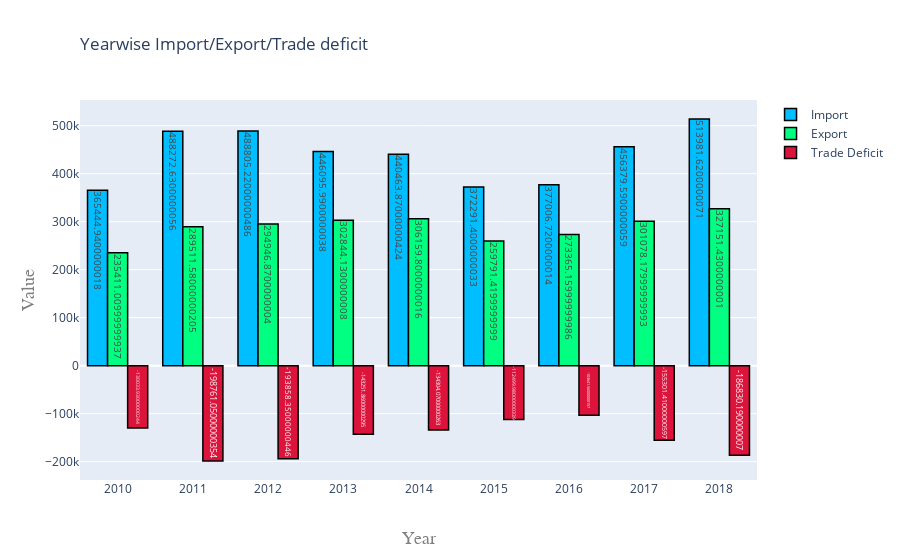

Notebook code for this chart:
### Code cell
# trace1: import
trace1 = go.Bar(
    x = data_import_pa.index,
    y = data_import_pa.value,
    name = "Import",
    marker = dict(  color = 'rgba(0,190, 255, 1)',
                    line = dict(color='rgb(0,0,0)',
                                width = 1.5)
                 ),
    
    text = data_import_pa.value
    
)

# trace2: export
trace2 = go.Bar(
    x = data_export_pa.index,
    y = data_export_pa.value,
    name = "Export",
    marker = dict(  color = 'rgba(1,255, 130, 1)',
                    line = dict(color='rgb(0,0,0)',
                                width = 1.5)
                 ),
    
    text = data_export_pa.value
    
)

#trace3: Trade deficit
trace3 = go.Bar(
    x = data_import_pa.index,
    y = data_import_pa.deficit,
    name = "Trade Deficit",
    marker = dict(  color = 'rgba(220,20, 60, 1)',
                    line = dict(color='rgb(0,0,0)',
                                width = 1.5)
                 ),
    
    text = data_import_pa.deficit
    
)

data = [trace1, trace2, trace3]
layout = go.Layout(barmode='group')
fig = go.Figure(data = data, layout = layout)
fig.update_layout(
    
    title=go.layout.Title(
        text='Yearwise Import/Export/Trade deficit',
        xref='paper',
        x=0
    ),
    
    xaxis = go.layout.XAxis(
        title=go.layout.xaxis.Title(
            text='Year',
            font = dict(
                    family="Courier New, monospace",
                    size=18,
                    color='#7f7f7f'
            )
        )
    ),
    
    yaxis = go.layout.YAxis(
        title=go.layout.yaxis.Title(
            text='Value',
            font = dict(
                family="Courier New, monospace",
                size=18,
                color='#7f7f7f'
            )
        )
    )
    
)


fig.show()

### Figure 1 — Plotly figure (JSON) as saved in the notebook; plotly's stock layout.template omitted (floating-point values rounded to 4 significant figures)
{"data": [{"marker": {"color": "rgba(0,190, 255, 1)", "line": {"color": "rgb(0,0,0)", "width": 1.5}}, "name": "Import", "text": [365400.0, 488300.0, 488800.0, 446100.0, 440500.0, 372300.0, 377000.0, 456400.0, 514000.0], "type": "bar", "x": [2010, 2011, 2012, 2013, 2014, 2015, 2016, 2017, 2018], "y": [365400.0, 488300.0, 488800.0, 446100.0, 440500.0, 372300.0, 377000.0, 456400.0, 514000.0]}, {"marker": {"color": "rgba(1,255, 130, 1)", "line": {"color": "rgb(0,0,0)", "width": 1.5}}, "name": "Export", "text": [235400.0, 289500.0, 294900.0, 302800.0, 306200.0, 259800.0, 273400.0, 301100.0, 327200.0], "type": "bar", "x": [2010, 2011, 2012, 2013, 2014, 2015, 2016, 2017, 2018], "y": [235400.0, 289500.0, 294900.0, 302800.0, 306200.0, 259800.0, 273400.0, 301100.0, 327200.0]}, {"marker": {"color": "rgba(220,20, 60, 1)", "line": {"color": "rgb(0,0,0)", "width": 1.5}}, "name": "Trade Deficit", "text": [-130000.0, -198800.0, -193900.0, -143300.0, -134300.0, -112500.0, -103600.0, -155300.0, -186800.0], "type": "bar", "x": [2010, 2011, 2012, 2013, 2014, 2015, 2016, 2017, 2018], "y": [-130000.0, -198800.0, -193900.0, -143300.0, -134300.0, -112500.0, -103600.0, -155300.0, -186800.0]}], "layout": {"barmode": "group", "title": {"text": "Yearwise Import/Export/Trade deficit", "x": 0, "xref": "paper"}, "xaxis": {"title": {"font": {"color": "#7f7f7f", "family": "Courier New, monospace", "size": 18}, "text": "Year"}}, "yaxis": {"title": {"font": {"color": "#7f7f7f", "family": "Courier New, monospace", "size": 18}, "text": "Value"}}}}
